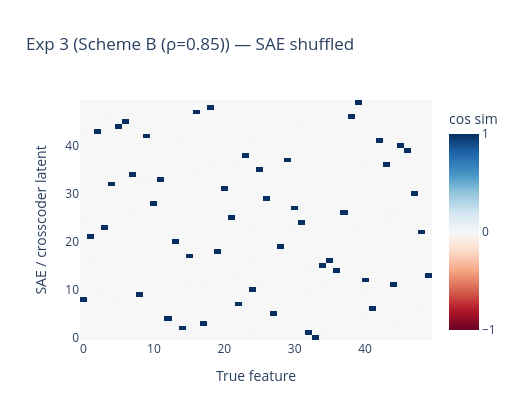
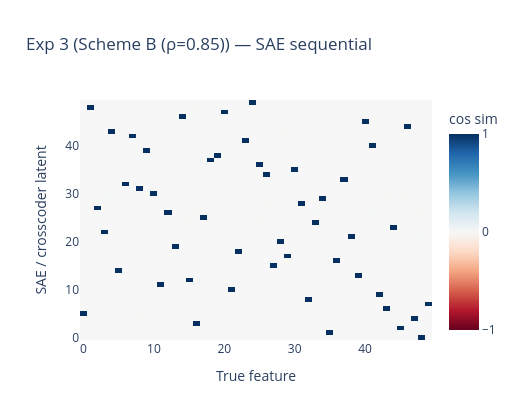

Notebook cell for these charts, in order:
### Code cell
m_sae3_shuf = feature_recovery_score(sae_exp3_shuf.W_dec.T, TRUE_FEATURES)
m_sae3_seq  = feature_recovery_score(sae_exp3_seq.W_dec.T,  TRUE_FEATURES)
m_cross3    = feature_recovery_score(cc_exp3.decoder_directions(pos=0), TRUE_FEATURES)

print(f'\n=== Exp 3 results ===')
print_recovery('SAE shuffled  ', m_sae3_shuf)
print_recovery('SAE sequential', m_sae3_seq)
print_recovery('Crosscoder    ', m_cross3)

ALL_RESULTS.append({
    'label': 'Exp 3\nScheme B (ρ=0.85)',
    'sae_shuffled':   m_sae3_shuf,
    'sae_sequential': m_sae3_seq,
    'crosscoder':     m_cross3,
})

plot_recovery_heatmap(sae_exp3_shuf.W_dec.T, TRUE_FEATURES,
                      title='Exp 3 (Scheme B (ρ=0.85)) — SAE shuffled')
plot_recovery_heatmap(sae_exp3_seq.W_dec.T,  TRUE_FEATURES,
                      title='Exp 3 (Scheme B (ρ=0.85)) — SAE sequential')
plot_recovery_heatmap(cc_exp3.decoder_directions(pos=0), TRUE_FEATURES,
                      title='Exp 3 (Scheme B (ρ=0.85)) — Crosscoder (pos=0)')

### Figure 1 — Plotly figure (JSON) as saved in the notebook; plotly's stock layout.template omitted (floating-point values rounded to 4 significant figures; data arrays with more than 128 entries replaced by an {"elided": "..."} marker saying what was removed)
{"data": [{"colorbar": {"dtick": 1, "tickvals": [-1, 0, 1], "title": {"text": "cos sim"}}, "colorscale": [[0, "rgb(103,0,31)"], [0.1, "rgb(178,24,43)"], [0.2, "rgb(214,96,77)"], [0.3, "rgb(244,165,130)"], [0.4, "rgb(253,219,199)"], [0.5, "rgb(247,247,247)"], [0.6, "rgb(209,229,240)"], [0.7, "rgb(146,197,222)"], [0.8, "rgb(67,147,195)"], [0.9, "rgb(33,102,172)"], [1, "rgb(5,48,97)"]], "hovertemplate": "True feature: %{x}<br>SAE latent: %{y}<br>Cos sim: %{z:.3f}<extra></extra>", "type": "heatmap", "z": {"elided": "50x50 float values"}, "zmax": 1, "zmin": -1}], "layout": {"height": 420, "title": {"text": "Exp 3 (Scheme B (ρ=0.85)) — SAE shuffled"}, "width": 520, "xaxis": {"title": {"text": "True feature"}}, "yaxis": {"title": {"text": "SAE / crosscoder latent"}}}}

### Figure 2 — Plotly figure (JSON) as saved in the notebook; plotly's stock layout.template omitted (floating-point values rounded to 4 significant figures; data arrays with more than 128 entries replaced by an {"elided": "..."} marker saying what was removed)
{"data": [{"colorbar": {"dtick": 1, "tickvals": [-1, 0, 1], "title": {"text": "cos sim"}}, "colorscale": [[0, "rgb(103,0,31)"], [0.1, "rgb(178,24,43)"], [0.2, "rgb(214,96,77)"], [0.3, "rgb(244,165,130)"], [0.4, "rgb(253,219,199)"], [0.5, "rgb(247,247,247)"], [0.6, "rgb(209,229,240)"], [0.7, "rgb(146,197,222)"], [0.8, "rgb(67,147,195)"], [0.9, "rgb(33,102,172)"], [1, "rgb(5,48,97)"]], "hovertemplate": "True feature: %{x}<br>SAE latent: %{y}<br>Cos sim: %{z:.3f}<extra></extra>", "type": "heatmap", "z": {"elided": "50x50 float values"}, "zmax": 1, "zmin": -1}], "layout": {"height": 420, "title": {"text": "Exp 3 (Scheme B (ρ=0.85)) — SAE sequential"}, "width": 520, "xaxis": {"title": {"text": "True feature"}}, "yaxis": {"title": {"text": "SAE / crosscoder latent"}}}}
